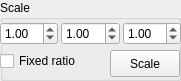
      <widget class="QGroupBox" name="scaleBox">
       <property name="geometry">
        <rect>
         <x>10</x>
         <y>0</y>
         <width>181</width>
         <height>81</height>
        </rect>
       </property>
       <property name="title">
        <string>Scale</string>
       </property>
       <widget class="QCheckBox" name="fixedRatioBox">
        <property name="geometry">
         <rect>
          <x>0</x>
          <y>50</y>
          <width>102</width>
          <height>22</height>
         </rect>
        </property>
        <property name="toolTip">
         <string>If set, scaling factors are changed all at once</string>
        </property>
        <property name="text">
         <string>Fixed ratio</string>
        </property>
        <property name="checked">
         <bool>false</bool>
        </property>
       </widget>
       <widget class="QPushButton" name="scaleButton">
        <property name="geometry">
         <rect>
          <x>110</x>
          <y>50</y>
          <width>70</width>
          <height>27</height>
         </rect>
        </property>
        <property name="sizePolicy">
         <sizepolicy hsizetype="Fixed" vsizetype="Fixed">
          <horstretch>0</horstretch>
          <verstretch>0</verstretch>
         </sizepolicy>
        </property>
        <property name="maximumSize">
         <size>
          <width>70</width>
          <height>16777215</height>
         </size>
        </property>
        <property name="toolTip">
         <string>Scale selected objects by x, y, z factors</string>
        </property>
        <property name="text">
         <string>Scale</string>
        </property>
       </widget>
       <widget class="QWidget" name="">
        <property name="geometry">
         <rect>
          <x>0</x>
          <y>20</y>
          <width>181</width>
          <height>27</height>
         </rect>
        </property>
        <layout class="QHBoxLayout" name="horizontalLayout">
         <property name="spacing">
          <number>3</number>
         </property>
         <item>
          <widget class="QDoubleSpinBox" name="versorXBox">
           <property name="singleStep">
            <double>0.500000000000000</double>
           </property>
           <property name="value">
            <double>1.000000000000000</double>
           </property>
          </widget>
         </item>
         <item>
          <widget class="QDoubleSpinBox" name="versorYBox">
           <property name="singleStep">
            <double>0.500000000000000</double>
           </property>
           <property name="value">
            <double>1.000000000000000</double>
           </property>
          </widget>
         </item>
         <item>
          <widget class="QDoubleSpinBox" name="versorZBox">
           <property name="singleStep">
            <double>0.500000000000000</double>
           </property>
           <property name="value">
            <double>1.000000000000000</double>
           </property>
          </widget>
         </item>
        </layout>
       </widget>
      </widget>
